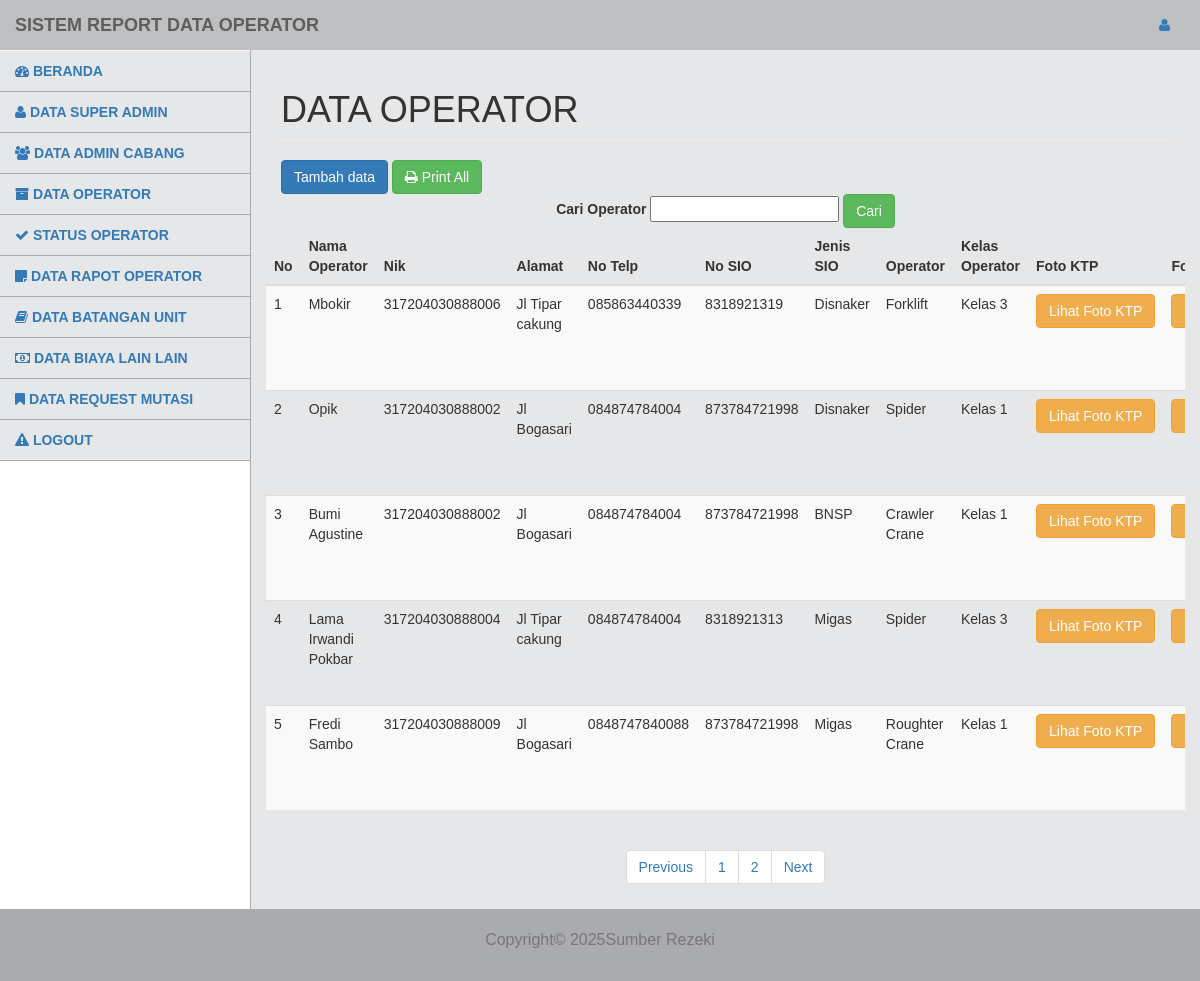
/admin/modul/operator/title.php (signed in), run on the app's committed database.
### tables this page shows
CREATE TABLE `tb_operator` (
  `id_operator` int(11) NOT NULL,
  `nama_operator` varchar(255) NOT NULL,
  `nik` varchar(255) NOT NULL,
  `alamat` varchar(255) NOT NULL,
  `no_telp` varchar(255) NOT NULL,
  `no_sio` varchar(255) NOT NULL,
  `jenis_sio` varchar(255) NOT NULL,
  `operator` varchar(255) NOT NULL,
  `kelas_operator` varchar(255) NOT NULL,
  `foto_ktp` varchar(255) NOT NULL,
  `foto_sio` varchar(255) NOT NULL,
  `foto_sim` varchar(255) NOT NULL,
  `foto_sertifikat_dpn` varchar(255) NOT NULL,
  `foto_sertifikat_blk` varchar(255) NOT NULL,
  `foto_operator` varchar(255) NOT NULL,
  `penempatan_opr` varchar(255) NOT NULL,
  `tgl_masuk` date NOT NULL,
  `status` varchar(255) NOT NULL
);

### admin/modul/operator/paging.php (the view, shortened to what this page needs)
<?php
include '../koneksi.php';
$cabang_admin = $_SESSION['cabanginv'];
$jabatan_admin = $_SESSION['jabataninv'];
$batas = 5;
$halaman = isset($_GET['halaman']) ? (int)$_GET['halaman'] : 1;
$halaman_awal = ($halaman > 1) ? ($halaman * $batas) - $batas : 0;
$nomor = $halaman_awal + 1;
if (isset($_POST['go'])) {
    $cari = $_POST['cari'];
    if ($jabatan_admin == "Korcap") {
        $query = "SELECT * FROM tb_operator WHERE (nama_operator LIKE ? OR nik LIKE ?) AND penempatan_opr = ? LIMIT ?, ?";
        $stmt = mysqli_prepare($koneksi, $query);
        $search = "%$cari%";
        mysqli_stmt_bind_param($stmt, 'ssssi', $search, $search, $cabang_admin, $halaman_awal, $batas);
        mysqli_stmt_execute($stmt);
        $result = mysqli_stmt_get_result($stmt);
    } else {
        $query = "SELECT * FROM tb_operator WHERE (nama_operator LIKE ? OR nik LIKE ?) LIMIT ?, ?";
        $stmt = mysqli_prepare($koneksi, $query);
        $search = "%$cari%";
        mysqli_stmt_bind_param($stmt, 'ssii', $search, $search, $halaman_awal, $batas);
        mysqli_stmt_execute($stmt);
        $result = mysqli_stmt_get_result($stmt);
    }
} else {
    if ($jabatan_admin == "Korcap") {
        $query = "SELECT * FROM tb_operator WHERE penempatan_opr = ? LIMIT ?, ?";
        $stmt = mysqli_prepare($koneksi, $query);
        mysqli_stmt_bind_param($stmt, 'sii', $cabang_admin, $halaman_awal, $batas);
        mysqli_stmt_execute($stmt);
        $result = mysqli_stmt_get_result($stmt);
    } else {
        $query = "SELECT * FROM tb_operator LIMIT ?, ?";
        $stmt = mysqli_prepare($koneksi, $query);
        mysqli_stmt_bind_param($stmt, 'ii', $halaman_awal, $batas);
        mysqli_stmt_execute($stmt);
        $result = mysqli_stmt_get_result($stmt);
    }
}
foreach ($result as $row):
?>
<tr>
    <td><?php echo $nomor++; ?></td>
    <td><?php echo htmlspecialchars($row['nama_operator']); ?></td>
    <td><?php echo htmlspecialchars($row['nik']); ?></td>
    <td><?php echo htmlspecialchars($row['alamat']); ?></td>
    <td><?php echo htmlspecialchars($row['no_telp']); ?></td>
    <td><?php echo htmlspecialchars($row['no_sio']); ?></td>
    <td><?php echo htmlspecialchars($row['jenis_sio']); ?></td>
    <td><?php echo htmlspecialchars($row['operator']); ?></td>
    <td><?php echo htmlspecialchars($row['kelas_operator']); ?></td>
    <?php
    $photos = ['KTP', 'SIO', 'SIM', 'Sertifikat Depan', 'Sertifikat Belakang', 'Operator'];
    foreach ($photos as $photo) {
        echo '<td><a href="?m=operator&s=detail_foto&id_operator='.$row['id_operator'].'" class="btn btn-warning">Lihat Foto '.$photo.'</a></td>';
    }
    ?>
</tr>
<?php endforeach; ?>

### css/tampilanadmin.css (style rules this page uses)
body { font-family: Arial, sans-serif; }

### data on the page
tb_operator: nama_operator "Mbokir", nik "317204030888006", alamat "Jl Tipar cakung", no_telp "085863440339", no_sio "8318921319", jenis_sio "Disnaker", operator "Forklift", kelas_operator "Kelas 3", photo "KTP"
tb_operator: nama_operator "Opik", nik "317204030888002", alamat "Jl Bogasari", no_telp "084874784004", no_sio "873784721998", jenis_sio "Disnaker", operator "Spider", kelas_operator "Kelas 1", photo "KTP"
tb_operator: nama_operator "Bumi Agustine", nik "317204030888002", alamat "Jl Bogasari", no_telp "084874784004", no_sio "873784721998", jenis_sio "BNSP", operator "Crawler Crane", kelas_operator "Kelas 1", photo "KTP"
tb_operator: nama_operator "Lama Irwandi Pokbar", nik "317204030888004", alamat "Jl Tipar cakung", no_telp "084874784004", no_sio "8318921313", jenis_sio "Migas", operator "Spider", kelas_operator "Kelas 3", photo "KTP"
tb_operator: nama_operator "Fredi Sambo", nik "317204030888009", alamat "Jl Bogasari", no_telp "0848747840088", no_sio "873784721998", jenis_sio "Migas", operator "Roughter Crane", kelas_operator "Kelas 1", photo "KTP"
